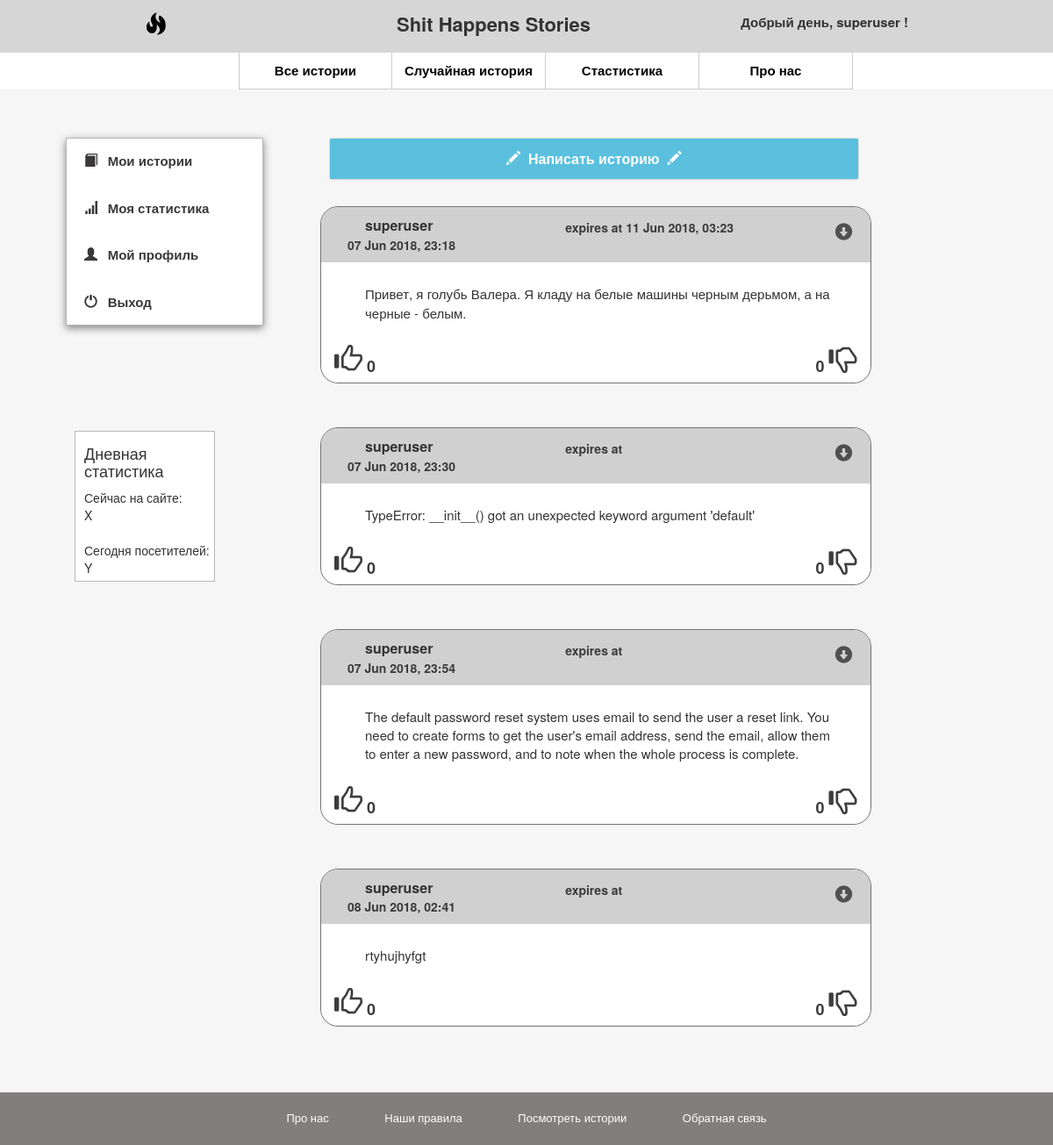
Before: /mainsite/MyStories (signed in) with the older database file.
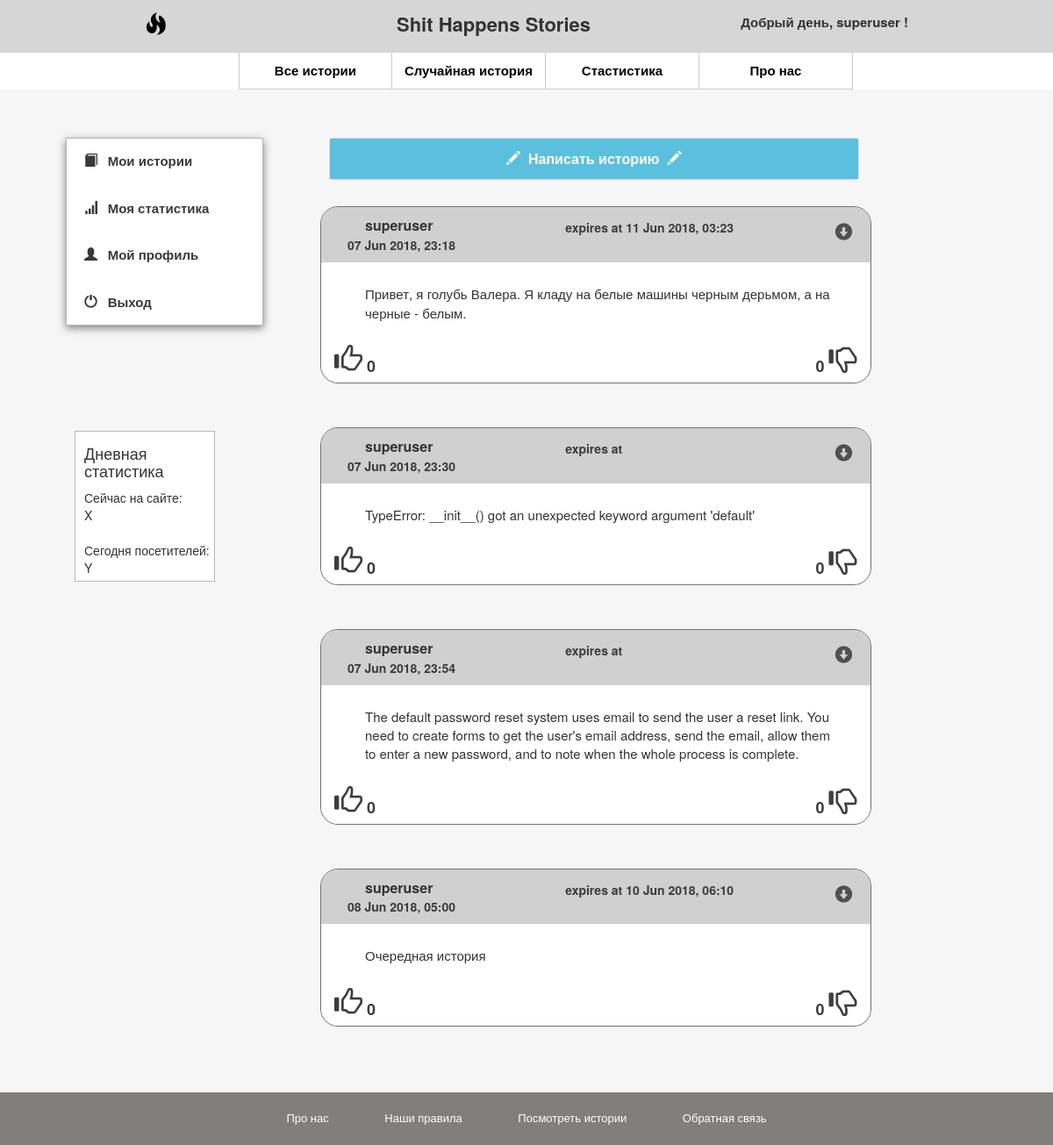
After: the same page with the newer database file.
### mainsite/models.py (models this page shows, shortened)
class Story(models.Model):
    user_id = models.ForeignKey(User, on_delete=models.CASCADE)
    story_content = models.CharField(max_length=2048,null=False)
    create_date = models.DateTimeField(null=False)
    expire_date = models.DateTimeField(null=True)
    like_count = models.IntegerField(null=False)
    dislike_count = models.IntegerField(null=False)
    is_active = models.BooleanField(null=False)
    def get_absolute_url(self):
        return reverse('singlestoryurl', args=[str(self.id)])

### mainsite/views.py (the view)
# urls.py: path('MyStories', views.mystories, name='createStory'),
@login_required
def mystories(request):
	form_create_story = None
	if (request.method == "POST"):
		form_create_story = forms.CreateNewStory(request.POST)
		if (form_create_story.is_valid()):
			content = form_create_story.cleaned_data["story_content"]
			days_num = form_create_story.cleaned_data["days_num"]
			hours_num = form_create_story.cleaned_data["hours_num"]
			minutes_num = form_create_story.cleaned_data["minutes_num"]
			exp_date = None
			if (days_num != 0 and hours_num != 0 and minutes_num != 0):
				exp_date = datetime.now()+timedelta(days=days_num, hours=hours_num, minutes=minutes_num)
			story_obj = Story(user_id_id=request.user.id, story_content=content, create_date=datetime.now(),
				expire_date=exp_date, like_count=0, dislike_count=0, is_active=1)
			story_obj.save()
	else:
		form_create_story = forms.CreateNewStory()
	stories = Story.objects.filter(user_id_id=request.user.id)
	return render(request, "MyStories.html", context={ "stories": stories, "form_create_story": form_create_story} )

### mainsite/sandbox/processors.py (called while the page is built)
def absolute(request):
    urls = {
        'ABSOLUTE_ROOT': request.build_absolute_uri('/')[:-1].strip("/"),
        'ABSOLUTE_ROOT_URL': request.build_absolute_uri('/').strip("/"),
    }
    return urls

### templates/MyStories.html (shortened to what this page needs)
{% extends "base.html" %}
{% load staticfiles %}
{% block content %}
	<div>
		<div class="myContainer">
			<div class="myContent">
				<div class="col-xs-3 text-justify">
					{% if user.is_authenticated %}
						{% include "myMenu.html" %}
					{% else %}
						{% include "sideLoginOffer.html" %}
					{% endif %}
					{% include "dayStat.html" %}
				</div>
				<div class="col-xs-9 myCreateStory-Filters">
					<div class="col-xs-10 myWall">
						{% if user.is_authenticated %}
							{% include "createStory.html" %}
						{% endif %}
						<div>
							{% for story in stories %}
								{% include "storyTemplate.html" %}
							{% endfor %}
						</div>
					</div>
				</div>
			</div>
		</div>
	</div>
{% endblock content %}

### templates/storyTemplate.html
<div class="myStory">
	<div class="row myStoryHeader">
		<div class="col-xs-5">
			<div class="text-left myStoryLogin">{{ story.user_id }}</div>
			<div class="text-left myStoryDate">{{ story.create_date|date:"d M Y, H:i" }}</div>
		</div>
		<div class="col-xs-6">
			<div class="myStoryDuration">expires at {{ story.expire_date|date:"d M Y, H:i" }}</div>
		</div>
		<div class="col-xs-1 text-right">
			<span class="mystoryoptionsbtn glyphicon glyphicon-circle-arrow-down"></span>
			{% include "copylink.html" %}
		</div>
	</div>
	<div class="myStoryContent">
		<p>
			{{ story.story_content }}
		</p>
	</div>
	<div class="myStoryFooter">
		<div class="col-xs-3 text-left">
			<span class="glyphicon glyphicon-thumbs-up"></span> <span>{{ story.like_count }}</span>
		</div>
		<div class="col-xs-6"></div>
		<div class="col-xs-3 text-right">
			<span>{{ story.dislike_count }}</span> <span class="glyphicon glyphicon-thumbs-down"></span>
		</div>
	</div>
</div>

Changed rows visible on the page:
changed Story: create_date "08 Jun 2018, 02:41" → "08 Jun 2018, 05:00"; expire_date (not shown) → "10 Jun 2018, 06:10"; story_content "rtyhujhyfgt" → "Очередная история"
